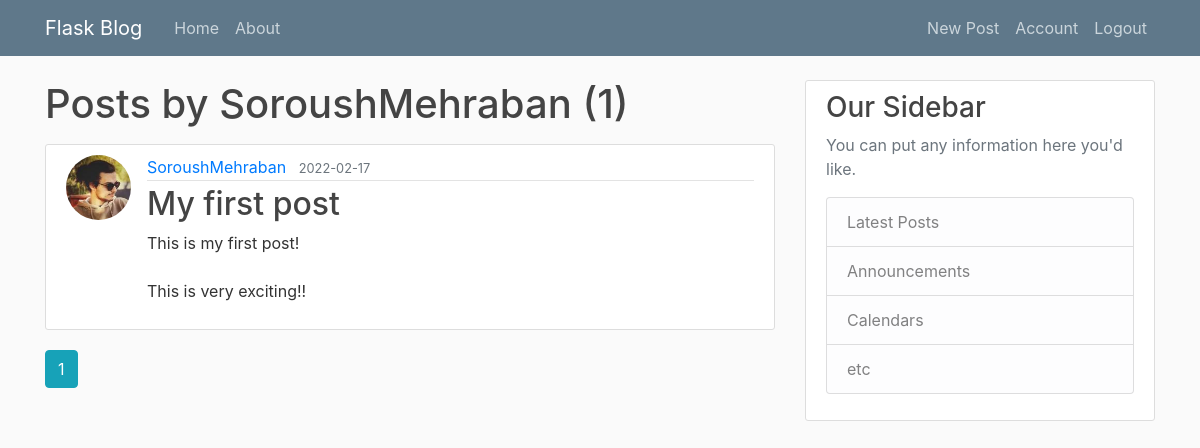
The app's page /user/SoroushMehraban (signed in), older data.
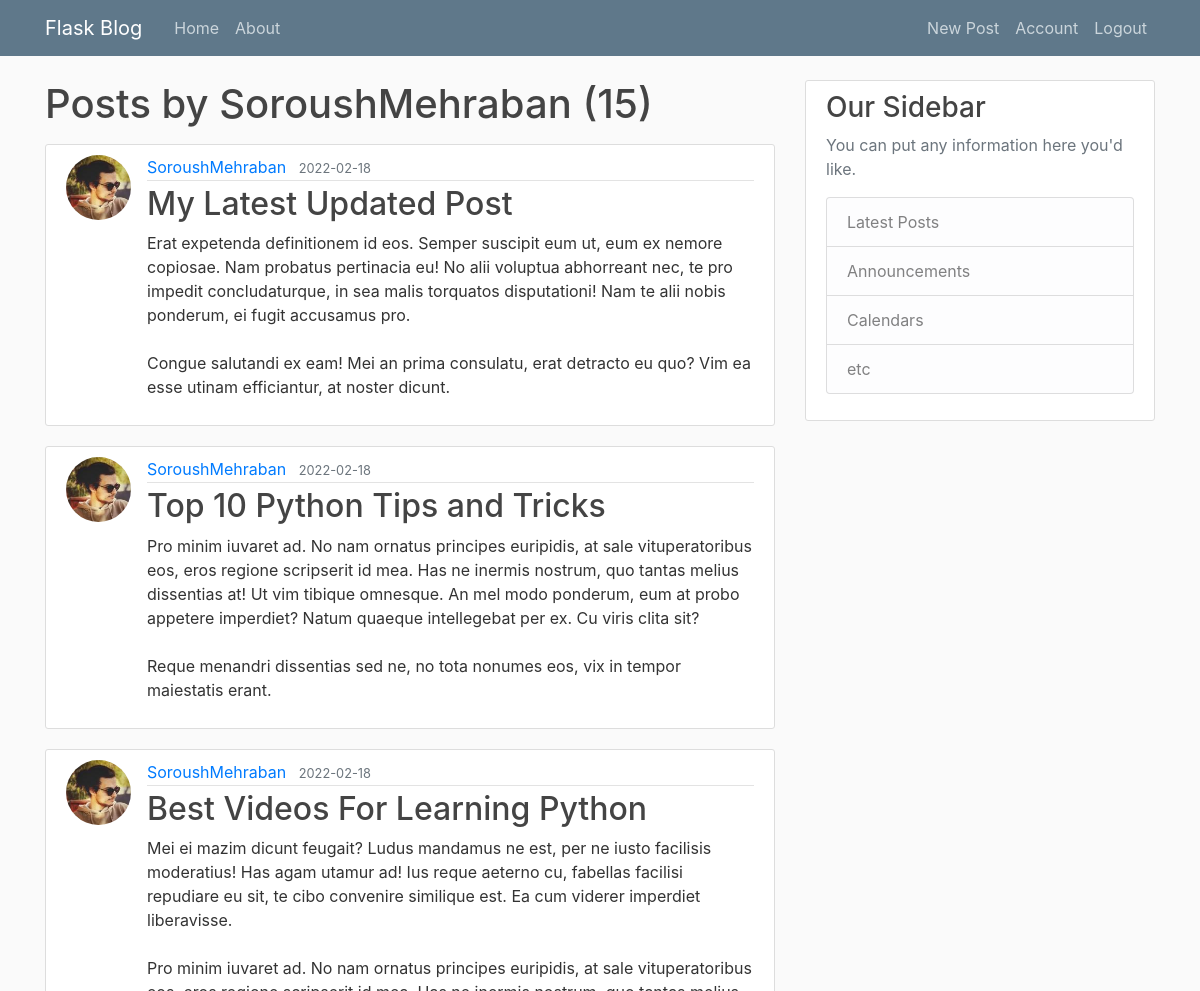
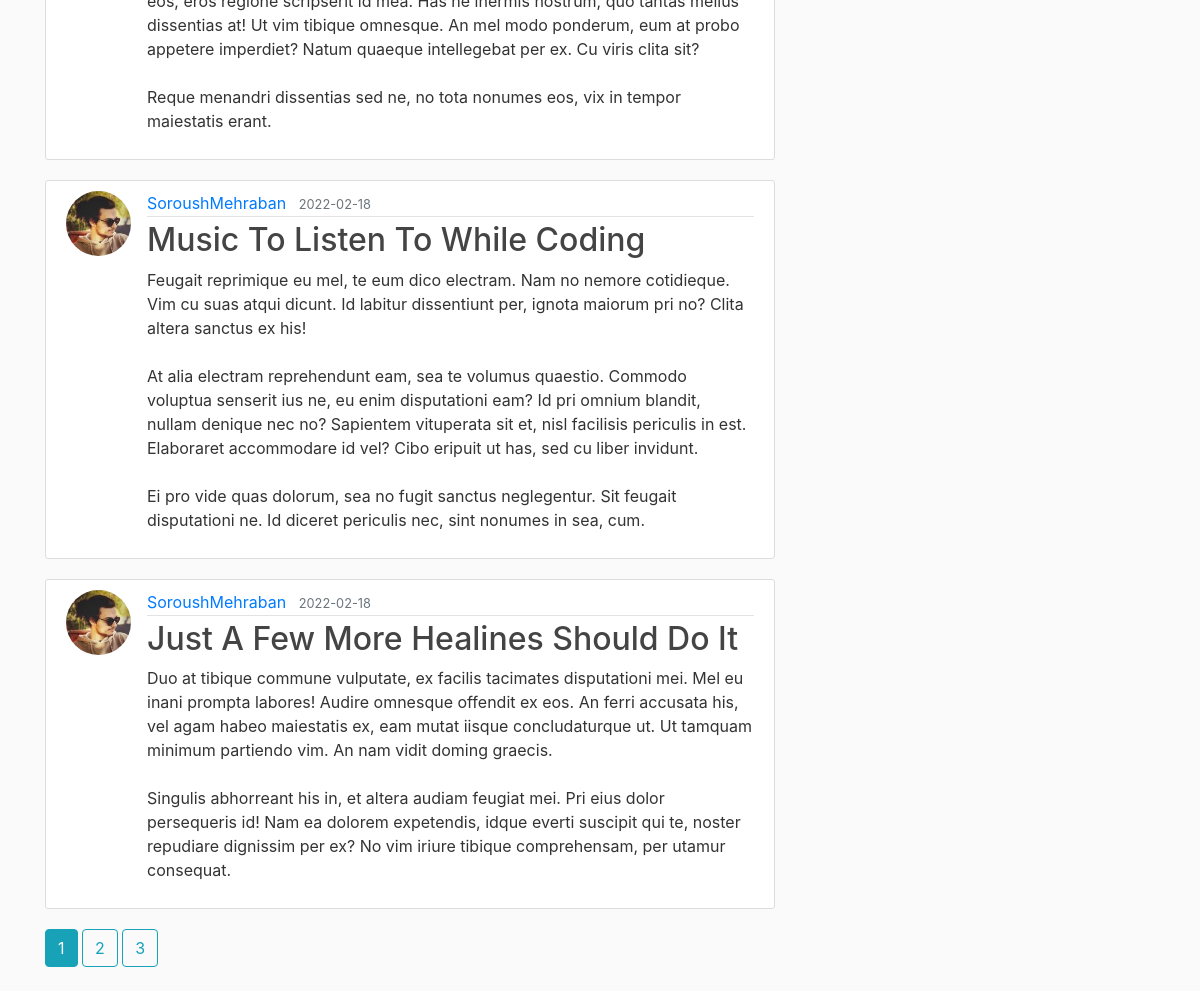
The same page, newer data (2 pictures, top to bottom).
### flaskblog/models.py (models this page shows, shortened)
class Post(db.Model):
    id = db.Column(db.Integer, primary_key=True)
    title = db.Column(db.String(100), nullable=False)
    date_posted = db.Column(db.DateTime, nullable=False, default=datetime.utcnow)
    content = db.Column(db.Text, nullable=False)
    user_id = db.Column(db.Integer, db.ForeignKey('user.id'), nullable=False)

class User(db.Model, UserMixin):
    id = db.Column(db.Integer, primary_key=True)
    username = db.Column(db.String(20), unique=True, nullable=False)
    email = db.Column(db.String(120), unique=True, nullable=False)
    image_file = db.Column(db.String(20), nullable=False, default='default.jpg')
    password = db.Column(db.String(60), nullable=False)
    posts = db.relationship("Post", backref="author", lazy=True)

### flaskblog/routes.py (the view)
@app.route("/user/<string:username>")
def user_posts(username):
    page = request.args.get('page', default=1, type=int)
    user = User.query.filter_by(username=username).first_or_404()
    posts = Post.query.filter_by(author=user)\
        .order_by(Post.date_posted.desc())\
        .paginate(per_page=5, page=page)
    return render_template('user_posts.html', posts=posts, user=user)

### flaskblog/models.py (called while the page is built)
@login_manager.user_loader
def load_user(user_id):
    return User.query.get(int(user_id))

### flaskblog/templates/user_posts.html
{% extends "layout.html" %}
{% block content %}
<h1 class="mb-3">Posts by {{ user.username }} ({{ posts.total }})</h1>
{% for post in posts.items %}
<article class="media content-section">
    <img src="{{ url_for('static', filename='profile_pics/' + post.author.image_file) }}" alt="" class="rounded-circle article-img">
    <div class="media-body">
        <div class="article-metadata">
            <a class="mr-2" href="{{ url_for('user_posts', username=post.author.username) }}">{{ post.author.username }}</a>
            <small class="text-muted">{{ post.date_posted.strftime('%Y-%m-%d') }}</small>
        </div>
        <h2><a class="article-title" href="{{ url_for('post', post_id=post.id) }}">{{ post.title }}</a></h2>
        <p class="article-content">{{ post.content }}</p>
    </div>
</article>
{% endfor %}
{% for page_number in posts.iter_pages(left_edge=1, right_edge=1, left_current=1, right_current=2) %}
    {% if page_number %}
        {% if posts.page == page_number %}
        <a class="btn btn-info mb-4" href="{{ url_for('user_posts', username=user.username, page=page_number) }}">{{ page_number }}</a>
        {% else %}
        <a class="btn btn-outline-info mb-4" href="{{ url_for('user_posts', username=user.username, page=page_number) }}">{{ page_number }}</a>
        {% endif %}
    {% else %}
        ...
    {% endif %}
{% endfor %}
{% endblock content %}

Row changes from the older to the newer data that the page shows:
no longer on this page (row edited): Post: image_file (picture), author.username "SoroushMehraban", date_posted "2022-02-17", title "My first post", content "This is my first post! This is very exciting!!"
added Post: image_file (picture), author.username "SoroushMehraban", date_posted "2022-02-18", title "My Latest Updated Post", content "Erat expetenda definitionem id eos. Semper suscipit eum ut, eum ex nemore copiosae. Nam probatus pertinacia eu! No alii voluptua abhorreant nec, te pro impedit concludaturque, in sea malis torquatos disputationi! Nam te alii nobis ponderum, ei fugit accusamus pro. Congue salutandi ex eam! Mei an prima consulatu, erat detracto eu quo? Vim ea esse utinam efficiantur, at noster dicunt."
added Post: image_file (picture), author.username "SoroushMehraban", date_posted "2022-02-18", title "Top 10 Python Tips and Tricks", content "Pro minim iuvaret ad. No nam ornatus principes euripidis, at sale vituperatoribus eos, eros regione scripserit id mea. Has ne inermis nostrum, quo tantas melius dissentias at! Ut vim tibique omnesque. An mel modo ponderum, eum at probo appetere imperdiet? Natum quaeque intellegebat per ex. Cu viris clita sit? Reque menandri dissentias sed ne, no tota nonumes eos, vix in tempor maiestatis erant."
added Post: image_file (picture), author.username "SoroushMehraban", date_posted "2022-02-18", title "Best Videos For Learning Python", content "Mei ei mazim dicunt feugait? Ludus mandamus ne est, per ne iusto facilisis moderatius! Has agam utamur ad! Ius reque aeterno cu, fabellas facilisi repudiare eu sit, te cibo convenire similique est. Ea cum viderer imperdiet liberavisse. Pro minim iuvaret ad. No nam ornatus principes euripidis, at sale vituperatoribus eos, eros regione scripserit id mea. Has ne inermis nostrum, quo tantas melius dissentias at! Ut vim tibique omnesque. An mel modo ponderum, eum at probo appetere imperdiet? Natum quaeque intellegebat per ex. Cu viris clita sit? Reque menandri dissentias sed ne, no tota nonumes eos, vix in tempor maiestatis erant."
added Post: image_file (picture), author.username "SoroushMehraban", date_posted "2022-02-18", title "Music To Listen To While Coding", content "Feugait reprimique eu mel, te eum dico electram. Nam no nemore cotidieque. Vim cu suas atqui dicunt. Id labitur dissentiunt per, ignota maiorum pri no? Clita altera sanctus ex his! At alia electram reprehendunt eam, sea te volumus quaestio. Commodo voluptua senserit ius ne, eu enim disputationi eam? Id pri omnium blandit, nullam denique nec no? Sapientem vituperata sit et, nisl facilisis periculis in est. Elaboraret accommodare id vel? Cibo eripuit ut has, sed cu liber invidunt. Ei pro vide quas dolorum, sea no fugit sanctus neglegentur. Sit feugait disputationi ne. Id diceret periculis nec, sint nonumes in sea, cum."
added Post: image_file (picture), author.username "SoroushMehraban", date_posted "2022-02-18", title "Just A Few More Healines Should Do It", content "Duo at tibique commune vulputate, ex facilis tacimates disputationi mei. Mel eu inani prompta labores! Audire omnesque offendit ex eos. An ferri accusata his, vel agam habeo maiestatis ex, eam mutat iisque concludaturque ut. Ut tamquam minimum partiendo vim. An nam vidit doming graecis. Singulis abhorreant his in, et altera audiam feugiat mei. Pri eius dolor persequeris id! Nam ea dolorem expetendis, idque everti suscipit qui te, noster repudiare dignissim per ex? No vim iriure tibique comprehensam, per utamur consequat."
Text that changed along with them:
{{ posts.total }}: "1" → "15"
new list line: "2"
new list line: "3"
